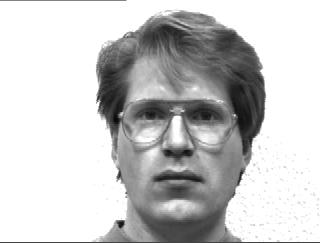
#> input picture Bilder/Training/subject01.glasses.gif, 320 x 243 px; its folder holds 4 pictures in this run
$ python z-transformation.py
#> lines starting #> are read from the running program, lines starting #| are printed output that depends on the picture
from PIL import Image
import numpy as np
import matplotlib.pyplot as plt
import glob


folder_path = 'Bilder/Training/'

# Load images and convert them to array
def load_images(folder_path):
#> called with folder_path = 'Bilder/Training/'
    images = []
    file_paths = glob.glob(folder_path + '*.gif')  # Retrieve all GIF files in the folder
    for file_path in file_paths:
        with Image.open(file_path) as img:
#> img is the input picture: PIL image 320x243 L; min 8, max 255, mean 200.7
            images.append(np.array(img))
    return np.array(images)

# Define the method for z-transformation
def z_transform(images):
    mean = np.mean(images, axis=(1,2))
    std = np.std(images, axis=(1, 2))
    transformed_images = (images - mean[:, np.newaxis, np.newaxis]) / std[:, np.newaxis, np.newaxis]
    return transformed_images

# Load images from the specified folder path
images = load_images(folder_path)
images = images.astype(np.float32)

# Apply Z-transformation to the images
z_transformed_images = z_transform(images)

# Calculate mean and standard deviation
mean_values = np.mean(z_transformed_images, axis=(1,2))
std_values = np.std(z_transformed_images, axis=(1,2))

# Display mean and standard deviation to test if z-transformation worked
for i in range(len(z_transformed_images)):
    print(f"Image {i+1}:")
    print("Mean:", mean_values[i])
    print("Standard Deviation:", std_values[i])
    print()

print("Overall Mean:", np.mean(mean_values))    #overall mean is 3.6302386e-10 -- near 0
print("Overall Standard Deviation:", np.mean(std_values)) # overall std is 1.0

# Function to display original and z-transformed images side by side
def visualize_images(original_images, transformed_images):
    num_images = 2  # Number of images to display
    fig, axes = plt.subplots(nrows=num_images, ncols=2, figsize=(8, 4 * num_images))

    for i in range(num_images):
        axes[i, 0].imshow(original_images[i], cmap='gray')
        axes[i, 0].set_title("Original Image")

        axes[i, 1].imshow(transformed_images[i], cmap='gray')
        axes[i, 1].set_title("Z-Transformed Image")

    plt.tight_layout()
    plt.show()
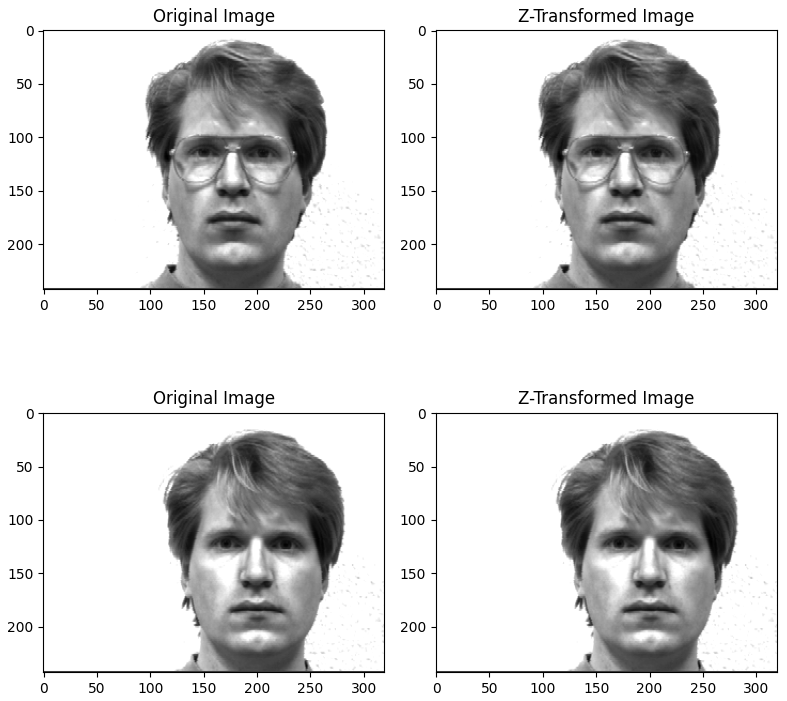
#> figure drawn by matplotlib, 4 panels

# Load original images
original_images = load_images(folder_path)

subset_indices = [0, 1]  # Positions of the images in the dataset array that you want to display.
subset_original_images = original_images[subset_indices]
subset_transformed_images = z_transformed_images[subset_indices]


# Visualize original and z-transformed images
visualize_images(subset_original_images, subset_transformed_images)
